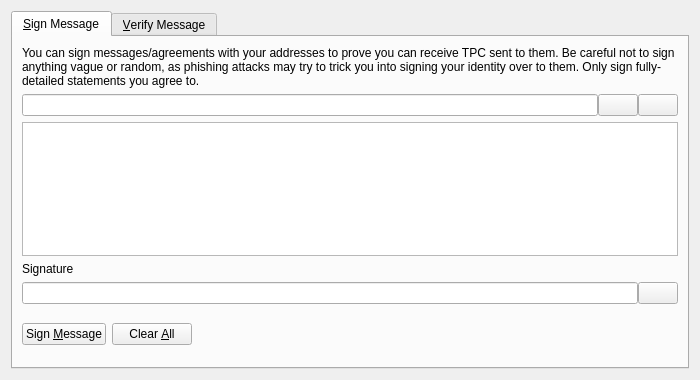
<?xml version="1.0" encoding="UTF-8"?>
<ui version="4.0">
 <class>SignVerifyMessageDialog</class>
 <widget class="QDialog" name="SignVerifyMessageDialog">
  <property name="geometry">
   <rect>
    <x>0</x>
    <y>0</y>
    <width>700</width>
    <height>380</height>
   </rect>
  </property>
  <property name="windowTitle">
   <string>Signatures - Sign / Verify a Message</string>
  </property>
  <property name="modal">
   <bool>true</bool>
  </property>
  <layout class="QVBoxLayout" name="verticalLayout">
   <item>
    <widget class="QTabWidget" name="tabWidget">
     <property name="currentIndex">
      <number>0</number>
     </property>
     <widget class="QWidget" name="tabSignMessage">
      <attribute name="title">
       <string>&amp;Sign Message</string>
      </attribute>
      <layout class="QVBoxLayout" name="verticalLayout_SM">
       <item>
        <widget class="QLabel" name="infoLabel_SM">
         <property name="text">
          <string>You can sign messages/agreements with your addresses to prove you can receive TPC sent to them. Be careful not to sign anything vague or random, as phishing attacks may try to trick you into signing your identity over to them. Only sign fully-detailed statements you agree to.</string>
         </property>
         <property name="textFormat">
          <enum>Qt::PlainText</enum>
         </property>
         <property name="wordWrap">
          <bool>true</bool>
         </property>
        </widget>
       </item>
       <item>
        <layout class="QHBoxLayout" name="horizontalLayout_1_SM">
         <property name="spacing">
          <number>0</number>
         </property>
         <item>
          <widget class="QValidatedLineEdit" name="addressIn_SM">
           <property name="toolTip">
            <string>The Tapyrus address to sign the message with</string>
           </property>
          </widget>
         </item>
         <item>
          <widget class="QPushButton" name="addressBookButton_SM">
           <property name="toolTip">
            <string>Choose previously used address</string>
           </property>
           <property name="text">
            <string/>
           </property>
           <property name="icon">
            <iconset resource="../tapyrus.qrc">
             <normaloff>:/icons/address-book</normaloff>:/icons/address-book</iconset>
           </property>
           <property name="shortcut">
            <string>Alt+A</string>
           </property>
           <property name="autoDefault">
            <bool>false</bool>
           </property>
          </widget>
         </item>
         <item>
          <widget class="QPushButton" name="pasteButton_SM">
           <property name="toolTip">
            <string>Paste address from clipboard</string>
           </property>
           <property name="text">
            <string/>
           </property>
           <property name="icon">
            <iconset resource="../tapyrus.qrc">
             <normaloff>:/icons/editpaste</normaloff>:/icons/editpaste</iconset>
           </property>
           <property name="shortcut">
            <string>Alt+P</string>
           </property>
           <property name="autoDefault">
            <bool>false</bool>
           </property>
          </widget>
         </item>
        </layout>
       </item>
       <item>
        <widget class="QPlainTextEdit" name="messageIn_SM">
         <property name="toolTip">
          <string>Enter the message you want to sign here</string>
         </property>
        </widget>
       </item>
       <item>
        <widget class="QLabel" name="signatureLabel_SM">
         <property name="text">
          <string>Signature</string>
         </property>
         <property name="textFormat">
          <enum>Qt::PlainText</enum>
         </property>
        </widget>
       </item>
       <item>
        <layout class="QHBoxLayout" name="horizontalLayout_2_SM">
         <property name="spacing">
          <number>0</number>
         </property>
         <item>
          <widget class="QLineEdit" name="signatureOut_SM">
           <property name="font">
            <font>
             <italic>true</italic>
            </font>
           </property>
           <property name="readOnly">
            <bool>true</bool>
           </property>
          </widget>
         </item>
         <item>
          <widget class="QPushButton" name="copySignatureButton_SM">
           <property name="toolTip">
            <string>Copy the current signature to the system clipboard</string>
           </property>
           <property name="text">
            <string/>
           </property>
           <property name="icon">
            <iconset resource="../tapyrus.qrc">
             <normaloff>:/icons/editcopy</normaloff>:/icons/editcopy</iconset>
           </property>
           <property name="autoDefault">
            <bool>false</bool>
           </property>
          </widget>
         </item>
        </layout>
       </item>
       <item>
        <layout class="QHBoxLayout" name="horizontalLayout_3_SM">
         <item>
          <widget class="QPushButton" name="signMessageButton_SM">
           <property name="toolTip">
            <string>Sign the message to prove you own this Tapyrus address</string>
           </property>
           <property name="text">
            <string>Sign &amp;Message</string>
           </property>
           <property name="icon">
            <iconset resource="../tapyrus.qrc">
             <normaloff>:/icons/edit</normaloff>:/icons/edit</iconset>
           </property>
           <property name="autoDefault">
            <bool>false</bool>
           </property>
          </widget>
         </item>
         <item>
          <widget class="QPushButton" name="clearButton_SM">
           <property name="toolTip">
            <string>Reset all sign message fields</string>
           </property>
           <property name="text">
            <string>Clear &amp;All</string>
           </property>
           <property name="icon">
            <iconset resource="../tapyrus.qrc">
             <normaloff>:/icons/remove</normaloff>:/icons/remove</iconset>
           </property>
           <property name="autoDefault">
            <bool>false</bool>
           </property>
          </widget>
         </item>
         <item>
          <spacer name="horizontalSpacer_1_SM">
           <property name="orientation">
            <enum>Qt::Horizontal</enum>
           </property>
           <property name="sizeHint" stdset="0">
            <size>
             <width>40</width>
             <height>48</height>
            </size>
           </property>
          </spacer>
         </item>
         <item>
          <widget class="QLabel" name="statusLabel_SM">
           <property name="font">
            <font>
             <weight>75</weight>
             <bold>true</bold>
            </font>
           </property>
           <property name="text">
            <string/>
           </property>
           <property name="wordWrap">
            <bool>true</bool>
           </property>
          </widget>
         </item>
         <item>
          <spacer name="horizontalSpacer_2_SM">
           <property name="orientation">
            <enum>Qt::Horizontal</enum>
           </property>
           <property name="sizeHint" stdset="0">
            <size>
             <width>40</width>
             <height>48</height>
            </size>
           </property>
          </spacer>
         </item>
        </layout>
       </item>
      </layout>
     </widget>
     <widget class="QWidget" name="tabVerifyMessage">
      <attribute name="title">
       <string>&amp;Verify Message</string>
      </attribute>
      <layout class="QVBoxLayout" name="verticalLayout_VM">
       <item>
        <widget class="QLabel" name="infoLabel_VM">
         <property name="text">
          <string>Enter the receiver's address, message (ensure you copy line breaks, spaces, tabs, etc. exactly) and signature below to verify the message. Be careful not to read more into the signature than what is in the signed message itself, to avoid being tricked by a man-in-the-middle attack. Note that this only proves the signing party receives with the address, it cannot prove sendership of any transaction!</string>
         </property>
         <property name="textFormat">
          <enum>Qt::PlainText</enum>
         </property>
         <property name="alignment">
          <set>Qt::AlignLeading|Qt::AlignLeft|Qt::AlignTop</set>
         </property>
         <property name="wordWrap">
          <bool>true</bool>
         </property>
        </widget>
       </item>
       <item>
        <layout class="QHBoxLayout" name="horizontalLayout_1_VM">
         <property name="spacing">
          <number>0</number>
         </property>
         <item>
          <widget class="QValidatedLineEdit" name="addressIn_VM">
           <property name="toolTip">
            <string>The Tapyrus address the message was signed with</string>
           </property>
          </widget>
         </item>
         <item>
          <widget class="QPushButton" name="addressBookButton_VM">
           <property name="toolTip">
            <string>Choose previously used address</string>
           </property>
           <property name="text">
            <string/>
           </property>
           <property name="icon">
            <iconset resource="../tapyrus.qrc">
             <normaloff>:/icons/address-book</normaloff>:/icons/address-book</iconset>
           </property>
           <property name="shortcut">
            <string>Alt+A</string>
           </property>
           <property name="autoDefault">
            <bool>false</bool>
           </property>
          </widget>
         </item>
        </layout>
       </item>
       <item>
        <widget class="QPlainTextEdit" name="messageIn_VM"/>
       </item>
       <item>
        <widget class="QValidatedLineEdit" name="signatureIn_VM"/>
       </item>
       <item>
        <layout class="QHBoxLayout" name="horizontalLayout_2_VM">
         <item>
          <widget class="QPushButton" name="verifyMessageButton_VM">
           <property name="toolTip">
            <string>Verify the message to ensure it was signed with the specified Tapyrus address</string>
           </property>
           <property name="text">
            <string>Verify &amp;Message</string>
           </property>
           <property name="icon">
            <iconset resource="../tapyrus.qrc">
             <normaloff>:/icons/transaction_0</normaloff>:/icons/transaction_0</iconset>
           </property>
           <property name="autoDefault">
            <bool>false</bool>
           </property>
          </widget>
         </item>
         <item>
          <widget class="QPushButton" name="clearButton_VM">
           <property name="toolTip">
            <string>Reset all verify message fields</string>
           </property>
           <property name="text">
            <string>Clear &amp;All</string>
           </property>
           <property name="icon">
            <iconset resource="../tapyrus.qrc">
             <normaloff>:/icons/remove</normaloff>:/icons/remove</iconset>
           </property>
           <property name="autoDefault">
            <bool>false</bool>
           </property>
          </widget>
         </item>
         <item>
          <spacer name="horizontalSpacer_1_VM">
           <property name="orientation">
            <enum>Qt::Horizontal</enum>
           </property>
           <property name="sizeHint" stdset="0">
            <size>
             <width>40</width>
             <height>48</height>
            </size>
           </property>
          </spacer>
         </item>
         <item>
          <widget class="QLabel" name="statusLabel_VM">
           <property name="font">
            <font>
             <weight>75</weight>
             <bold>true</bold>
            </font>
           </property>
           <property name="text">
            <string/>
           </property>
           <property name="wordWrap">
            <bool>true</bool>
           </property>
          </widget>
         </item>
         <item>
          <spacer name="horizontalSpacer_2_VM">
           <property name="orientation">
            <enum>Qt::Horizontal</enum>
           </property>
           <property name="sizeHint" stdset="0">
            <size>
             <width>40</width>
             <height>48</height>
            </size>
           </property>
          </spacer>
         </item>
        </layout>
       </item>
      </layout>
     </widget>
    </widget>
   </item>
  </layout>
 </widget>
 <customwidgets>
  <customwidget>
   <class>QValidatedLineEdit</class>
   <extends>QLineEdit</extends>
   <header>qt/qvalidatedlineedit.h</header>
  </customwidget>
 </customwidgets>
 <resources>
  <include location="../tapyrus.qrc"/>
 </resources>
 <connections/>
</ui>
